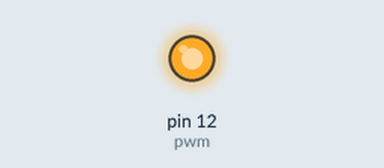
This program was run on a simulated Raspberry Pi (header pin numbers). Parts: output pins drawn as LEDs (lit = HIGH).

Above: at 10.0 s.
At 20.0 s:
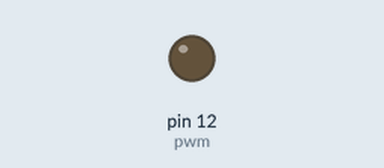
Timing chart, 0 to 26.0 s (numbered marks = the images above):
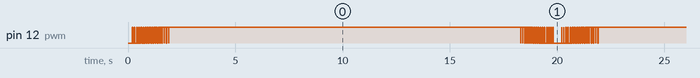

The program:

PWM_Demo.py
```python
"""
The following code is used to blink a LED by changing the duty cycle of a PWM signal
The following link can be used to learn more about PWM
https://sourceforge.net/p/raspberry-gpio-python/wiki/PWM/
"""
#import the GPIO and time modules
import RPi.GPIO as GPIO
import time

#set up pins for input/output
GPIO.setmode(GPIO.BOARD) #select pin numbering according to the board
GPIO.setup(12, GPIO.OUT)
GPIO.setwarnings(False) # disable warnings is used to disable warnings for pin under use

pwm=GPIO.PWM(12,2) # (pin number,frequency)
pwm.start(0) #(duty cycle)

try:
	while True:
		for i in range(0,100,1):
			pwm.ChangeDutyCycle(i) #changes duty cycle in the range of 0-100 %
			time.sleep(0.1)
		for i in range(100,0,-1):
			pwm.ChangeDutyCycle(i)
			time.sleep(0.1)

except KeyboardInterrupt: #ctrl+c is used for keyboard interrupt
	GPIO.cleanup() #cleans up all ports and resets ports as inputs
```

Measured:
- by itself, pin 12 (pwm): moves between LOW and HIGH, repeating every 20.0 s
- by itself, everything shown: repeats every 20.0 s, in 34 steps
